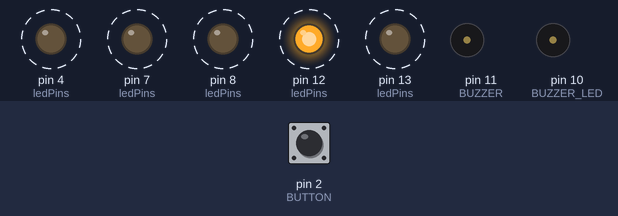
A sketch run on a simulated Arduino Uno, built with avr-gcc and run on an emulated ATmega328P. Parts: output pins drawn as LEDs (lit = HIGH), buzzer (waves = sounding, pin HIGH). Dashed ring = blinking. The test bench sets the inputs (shaded band); at power-on: pin 2 (BUTTON) LOW.

Above: at 1.25 s.
1.3 s: pin 2 (BUTTON) pulled HIGH for 0.15 s
At 1.55 s:
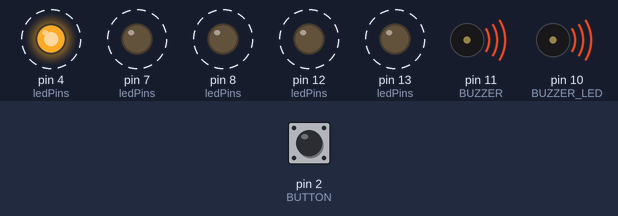
4.3 s: pin 2 (BUTTON) pulled HIGH for 1 s
At 4.85 s:
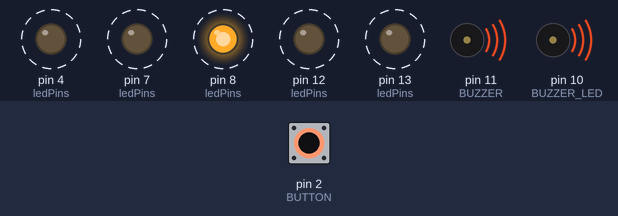
7.3 s: pin 2 (BUTTON) pulled HIGH for 3.2 s
At 7.85 s:
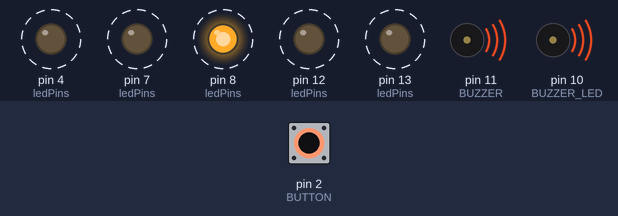
Timing chart, 0 to 18.0 s (numbered marks = the images above; inputs shaded):
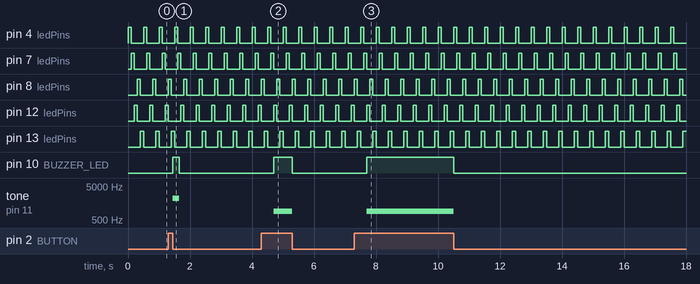

Measured:
- after the input at 1.3 s, pin 10 (BUZZER_LED): LOW → HIGH after 0.15 s, → LOW 0.20 s later; tone on pin 11 (BUZZER): silent → 2200 Hz after 0.15 s, → silent 0.20 s later
- after the input at 4.3 s, pin 10 (BUZZER_LED): LOW → HIGH after 0.40 s, → LOW 0.60 s later; tone on pin 11 (BUZZER): silent → 900 Hz after 0.40 s, → silent 0.60 s later
- after the input at 7.3 s, pin 10 (BUZZER_LED): LOW → HIGH after 0.40 s, → LOW 2.8 s later; tone on pin 11 (BUZZER): silent → 900 Hz after 0.40 s, → silent 2.8 s later
- by itself, pin 4 (ledPins), pin 7 (ledPins), pin 8 (ledPins), pin 12 (ledPins), pin 13 (ledPins): alternates HIGH for 0.10 s and LOW for 0.40 s

The sketch:

solution.ino
```cpp
// PINS
constexpr int BUTTON = 2;
constexpr int BUZZER = 11;
constexpr int BUZZER_LED = 10;
constexpr int LED1 = 4;
constexpr int LED2 = 7;
constexpr int LED3 = 12;
constexpr int LED4 = 8;
constexpr int LED5 = 13;

// LED VALUES
constexpr int NUM_LEDS = 5;
const int ledPins[NUM_LEDS] = { LED1, LED2, LED3, LED4, LED5 };
unsigned long ledMillis = 0;
constexpr int ledThreshold = 100;
int curLed = 0;

// BUTTON DEBOUNCE VALUES
unsigned long previousMillis = 0;
unsigned long lastDebounce = 0;
unsigned long everSince = 0;
int curIndex = 0;
bool justPressed = false;
bool doubleClicked = false;
int buttonState = LOW;

void setup() {
  pinMode(BUTTON, INPUT);
  pinMode(BUZZER, OUTPUT);
  pinMode(BUZZER_LED, OUTPUT);
  for (int i = 0; i < NUM_LEDS; i++) {
    pinMode(ledPins[i], OUTPUT);
  }
}

void lightUp(int ledNum);
void loop() {
  // LED normal behaviour
  unsigned long currentMillis = millis();
  if (currentMillis - ledMillis >= ledThreshold) {
    ++curLed == NUM_LEDS ? (void)(curLed = 0) : (void)0;
    ledMillis = currentMillis;
  }
  lightUp(curLed);

  // Button & buzzer (and buzzer led) behavior (actual logic starts here)
  buttonState = digitalRead(BUTTON);
  if (buttonState == HIGH) {
    doubleClicked = false;
    justPressed = true;
    lastDebounce = currentMillis - previousMillis;
    if (lastDebounce >= 100) everSince = currentMillis;

    // Hold State
    if (lastDebounce > 400) {
      tone(BUZZER, 900);
      digitalWrite(BUZZER_LED, HIGH);
      curIndex = 0;
    }
  } else {
    previousMillis = currentMillis;
    if (lastDebounce >= 100 && lastDebounce <= 400) {

      // Double-Clicked State
      if (doubleClicked) {
        if ((currentMillis - everSince) < 1000) {
          tone(BUZZER, 2300);
          digitalWrite(BUZZER_LED, HIGH);
        }
        else {
          noTone(BUZZER);
          digitalWrite(BUZZER_LED, LOW);
        }
      } else { // Clicked State
        if ((currentMillis - everSince) < 200) {
          tone(BUZZER, 2200);
          digitalWrite(BUZZER_LED, HIGH);
        } else {
          noTone(BUZZER);
          digitalWrite(BUZZER_LED, LOW);
        }
      }

      if (justPressed) {
        curIndex++;
        justPressed = false;
      }
      if (curIndex >= 2) {
        curIndex = 0;
        doubleClicked = true;
      }
    }

    else {
      noTone(BUZZER);
      digitalWrite(BUZZER_LED, LOW);
    }
  }
  if ((currentMillis - everSince) > 500) {
    curIndex = 0;
  }
}

void lightUp(int ledNum) {
  for (int i = 0; i < NUM_LEDS; i++) {
    i != ledNum ? digitalWrite(ledPins[i], LOW) : digitalWrite(ledPins[i], HIGH);
  }
}
```
